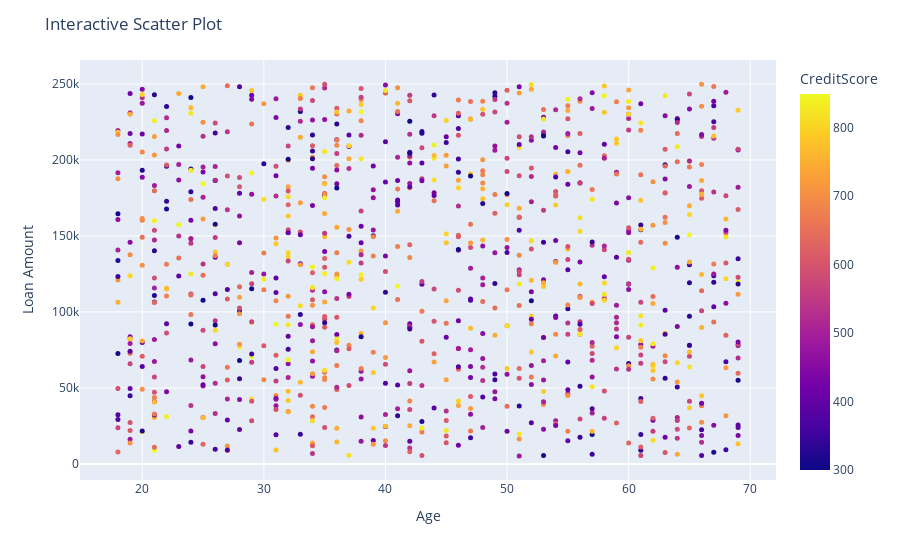

Notebook cell for this chart:
### Code cell
import plotly.express as px

# Sample data for interactive scatter plot
sampled_data = df.sample(n=1000)  # Adjust the sample size as needed

# Create an interactive scatter plot
fig = px.scatter(sampled_data, x='Age', y='LoanAmount', color='CreditScore')
fig.update_traces(marker=dict(size=5))
fig.update_layout(title='Interactive Scatter Plot', xaxis_title='Age', yaxis_title='Loan Amount')
fig.show()

### Figure 1 — Plotly figure (JSON) as saved in the notebook; plotly's stock layout.template omitted (floating-point values rounded to 4 significant figures; data arrays with more than 128 entries replaced by an {"elided": "..."} marker saying what was removed)
{"data": [{"hovertemplate": "Age=%{x}<br>LoanAmount=%{y}<br>CreditScore=%{marker.color}<extra></extra>", "legendgroup": "", "marker": {"color": {"elided": "1000 int values"}, "coloraxis": "coloraxis", "size": 5, "symbol": "circle"}, "mode": "markers", "name": "", "orientation": "v", "showlegend": false, "type": "scatter", "x": {"elided": "1000 int values"}, "xaxis": "x", "y": {"elided": "1000 int values"}, "yaxis": "y"}], "layout": {"autosize": true, "coloraxis": {"colorbar": {"title": {"text": "CreditScore"}}, "colorscale": [[0, "#0d0887"], [0.1111, "#46039f"], [0.2222, "#7201a8"], [0.3333, "#9c179e"], [0.4444, "#bd3786"], [0.5556, "#d8576b"], [0.6667, "#ed7953"], [0.7778, "#fb9f3a"], [0.8889, "#fdca26"], [1, "#f0f921"]]}, "legend": {"tracegroupgap": 0}, "margin": {"t": 60}, "title": {"text": "Interactive Scatter Plot"}, "xaxis": {"anchor": "y", "autorange": true, "domain": [0, 1], "range": [14.56, 72.44], "title": {"text": "Age"}, "type": "linear"}, "yaxis": {"anchor": "x", "autorange": true, "domain": [0, 1], "range": [-12750.0, 267900.0], "title": {"text": "Loan Amount"}, "type": "linear"}}}
